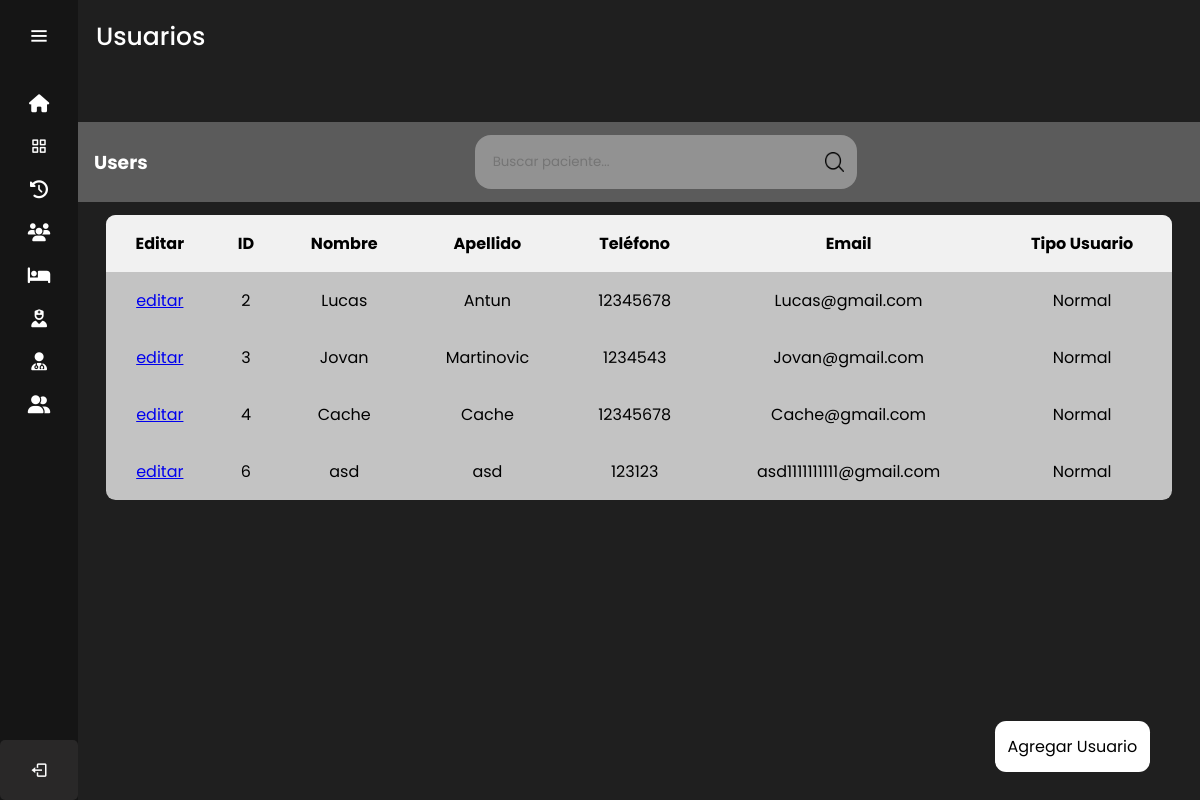
The app's page /users/ (signed in), older data.
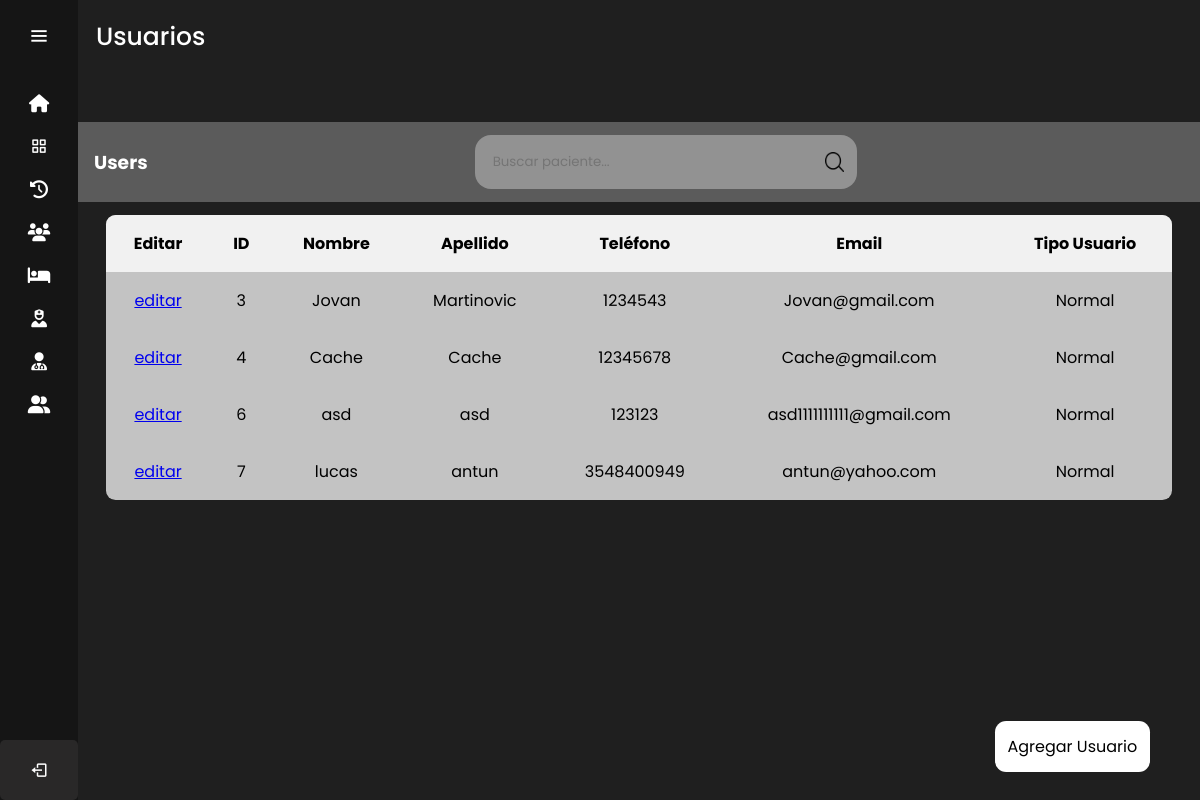
The same page, newer data.
### sitio/models.py (models this page shows)
class User(models.Model):
    nombre=models.CharField(max_length=50)
    apellido=models.CharField(max_length=100)
    telefono=models.CharField(max_length=15)
    email=models.EmailField()
    contraseña=models.CharField(max_length=50 )
    tipo_user=models.BooleanField(default=False)

### sitio/views.py (the view)
# urls.py: path('users/',login_required(views.users),name='users'),
def users (request):
    users = User.objects.all()
    return render(request, 'users.html',{'users': users})

### sitio/templates/users.html (shortened to what this page needs)
{% extends 'layouts/nav.html' %} {% load static %} {% block content %}
<head>
    <link rel="stylesheet" href="{% static '/styles/tabla_paciente_styles.css' %}">
</head>
    <div class="text">Usuarios</div>
    <div class="agregar_users">
        <a href="/agregar_users">Agregar Usuario</a>
    </div>
    <div class="table">
        <section class="table__header">
            <h1>Users</h1>
            <div class="input-group">
                <input type="search" placeholder="Buscar paciente...">
                <img src="../static/images/search.png" alt="">
            </div>
        </section>
        <section class="table__body">
            <table>
                <thead>
                    <tr>
                        <th> Editar</th>
                        <th> ID</th>
                        <th> Nombre</th>
                        <th> Apellido</th>
                        <th> Teléfono</th>
                        <th> Email</th>
                        <th> Tipo Usuario</th>
                    </tr>
                </thead>
                {% for user in users %}
                <tbody>
                    <tr>
                        <td> <a href="{% url 'editar_users' user.id %}""> editar</a></td>
                        <td> {{  user.id  }} </td>
                        <td> {{  user.nombre }}</td>
                        <td> {{  user.apellido }}</td>
                        <td> {{  user.telefono }} </td>
                        <td> {{  user.email }}</td>
                        {% if tipo_user %}
                        <td> Admin </td>
                        {% else %}
                        <td> Normal </td>
                        {% endif %}
                    </tr>
                </tbody>
                {% endfor %}
            </table>
        </section>
    </div>
{% endblock %}

Row changes from the older to the newer data that the page shows:
removed User: id "2", nombre "Lucas", apellido "Antun", telefono "12345678", email "Lucas@gmail.com"
added User: id "7", nombre "lucas", apellido "antun", telefono "3548400949", email "antun@yahoo.com"
